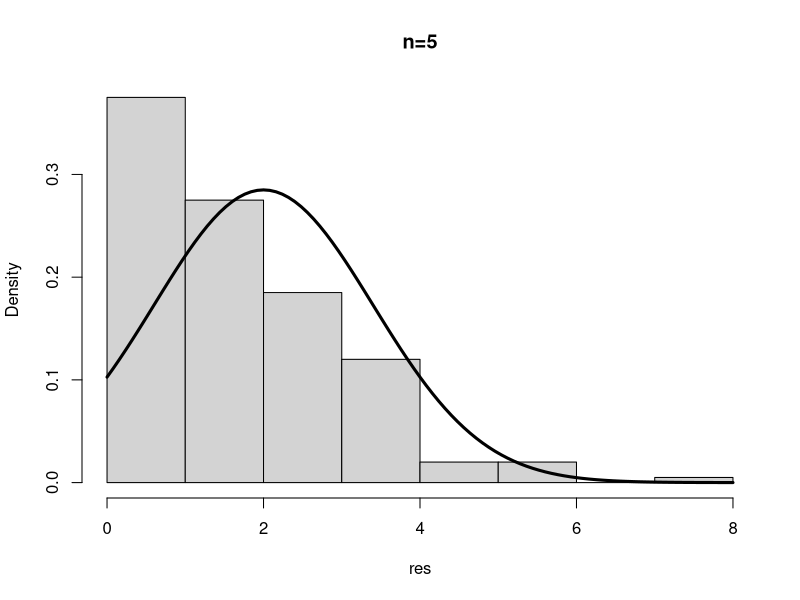
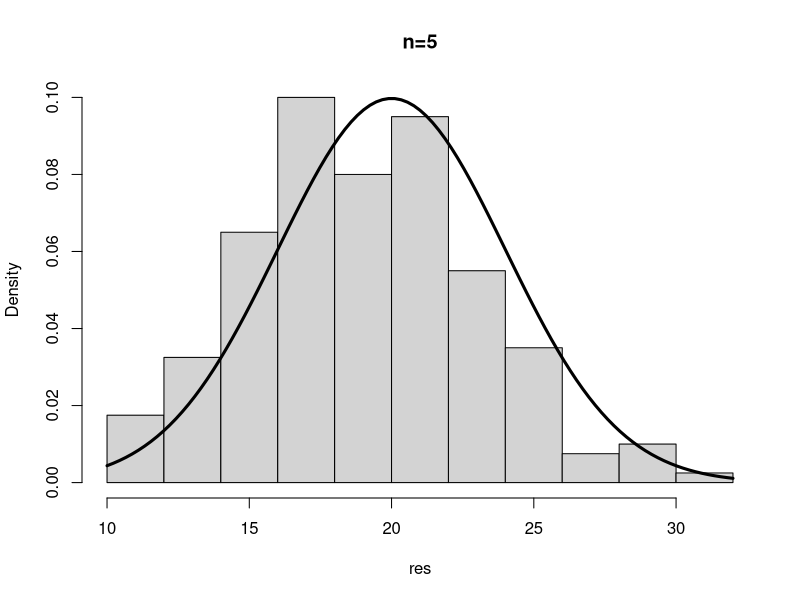
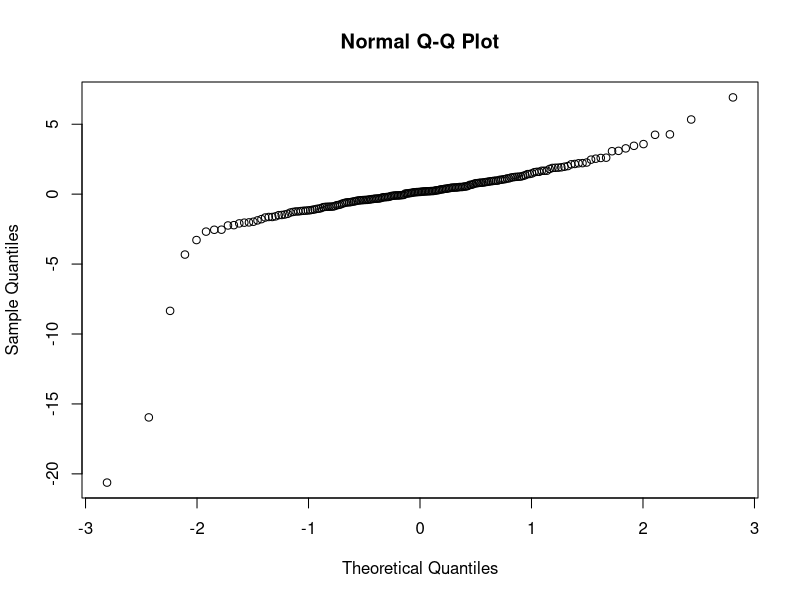
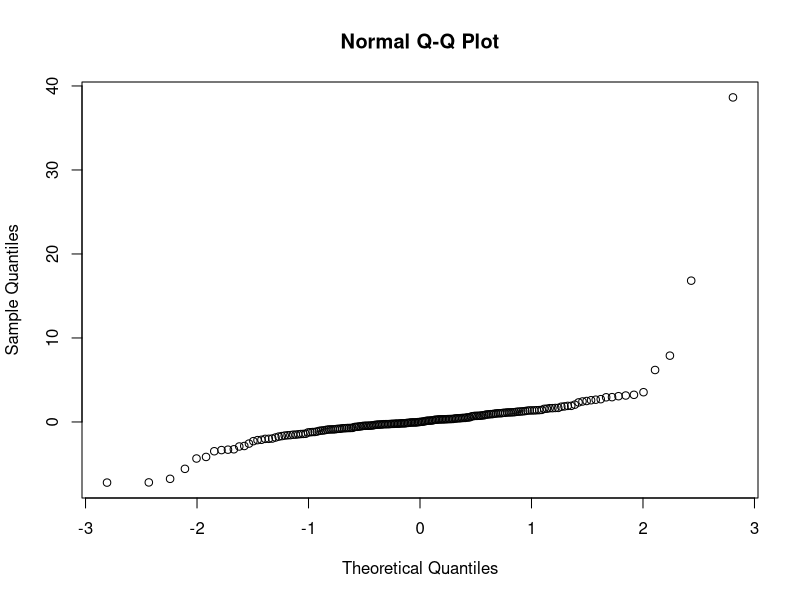
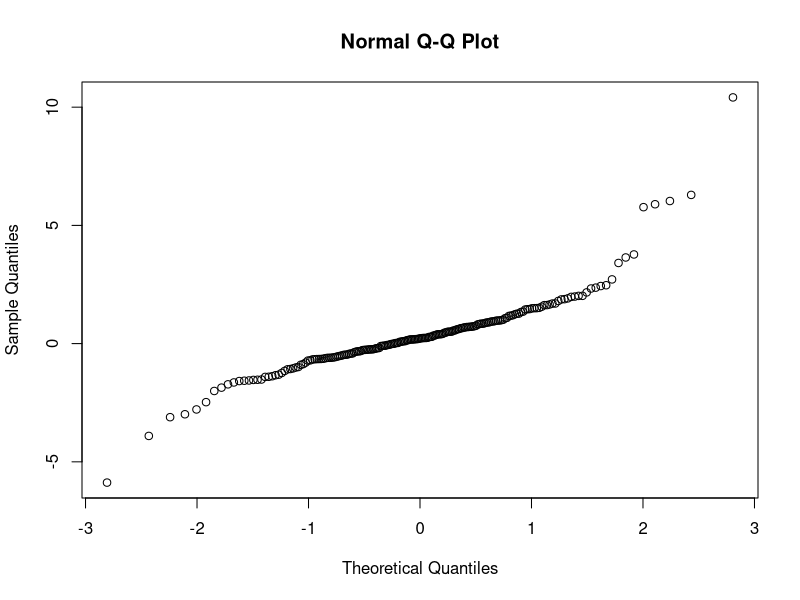
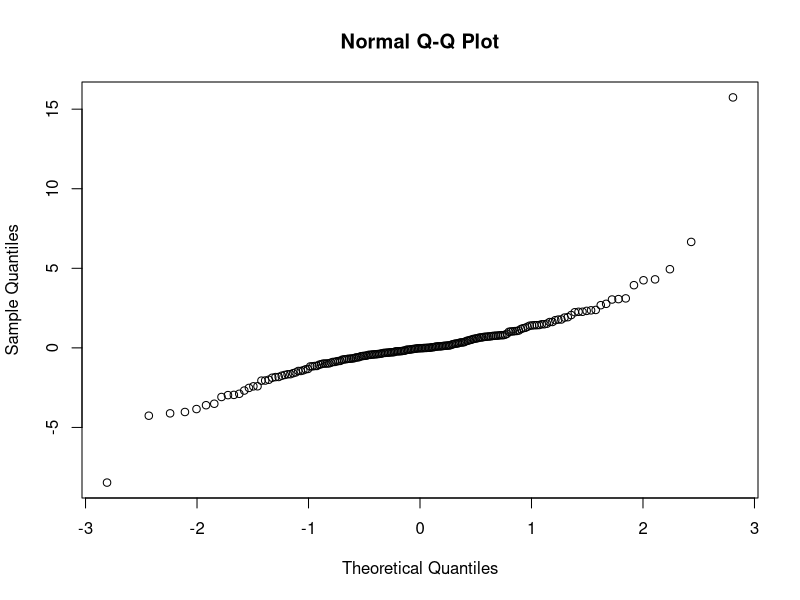
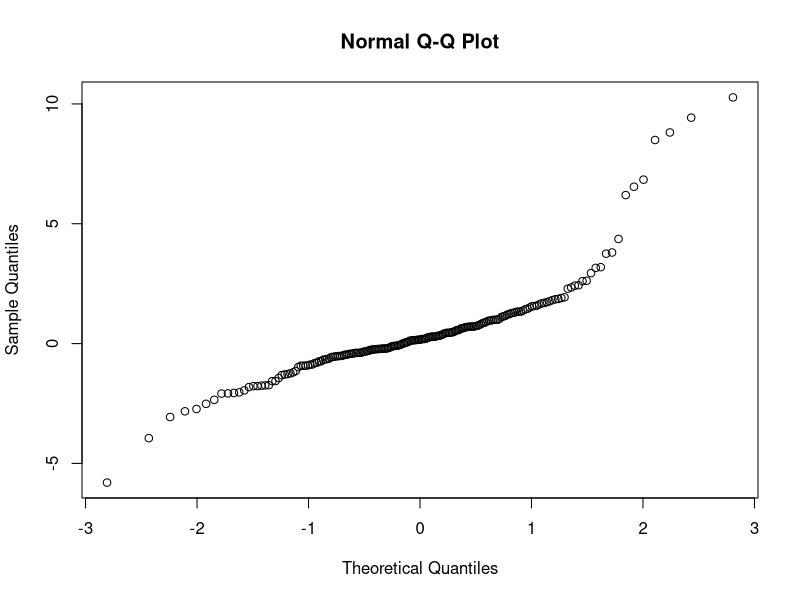
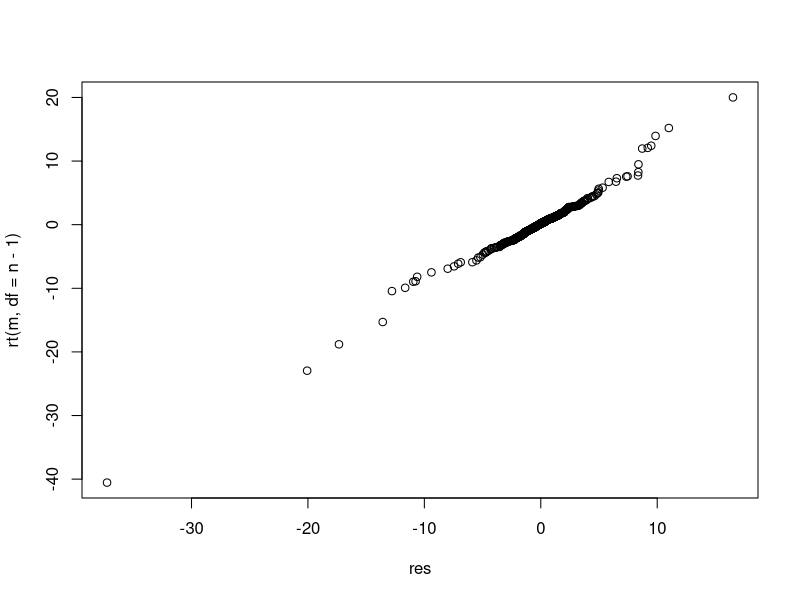

These figures' R source, in order:
## ---- chunk 1
f = function(p){
  m=200
  n=100
  res=rbinom(m, n, p)
  hist(res, prob=TRUE, main="n=5")
  curve(dnorm(x, n*p, sqrt(n*p*(1-p))), add=TRUE, lwd=3)
}
f(0.02)
f(0.2)
## ---- chunk 2
f = function(n){
  n = 3
  m = 200
  res = c()
  for (i in 1:m) {
    x = rnorm(n)
    res[i] = (mean(x) - 0)/(sd(x)/sqrt(n))
  }
  qqnorm(res)
}

f(3)
f(10)
f(25)
f(50)
f(100)

## ---- chunk 3
f = function(n){
  m = 1000
  res = c()
  for (i in 1:m) {
    x = rnorm(n)
    res[i] = (mean(x) - 0)/(sd(x)/sqrt(n))
  }
  qqplot(res, rt(m, df = n - 1))
}
f(3)
f(10)
f(25)
f(50)
f(100)
## ---- chunk 4
f = function(n){
  res = c()
  for (i in 1:500) res[i] = sum(rnorm(n)^2)
  qqnorm(res)
}
f(4)
f(10)
f(25)
f(50)
